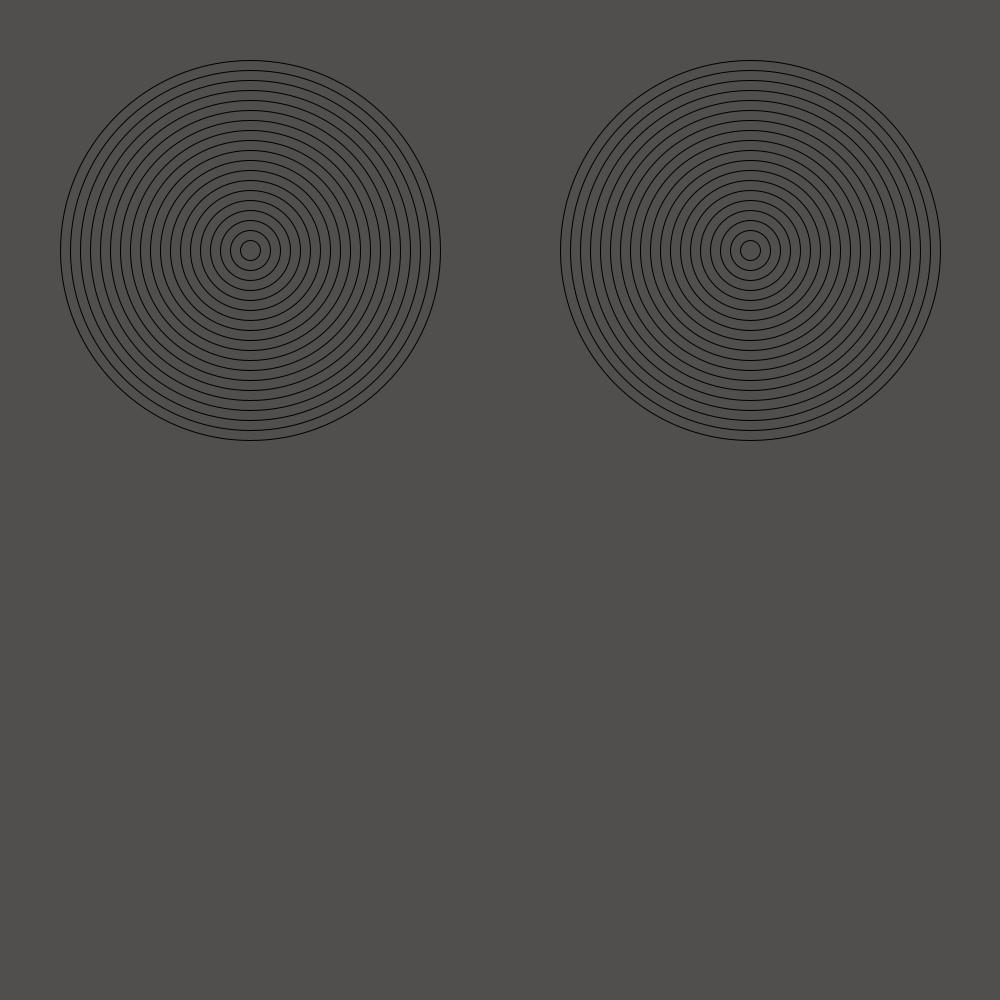
Frame 1 (no input)
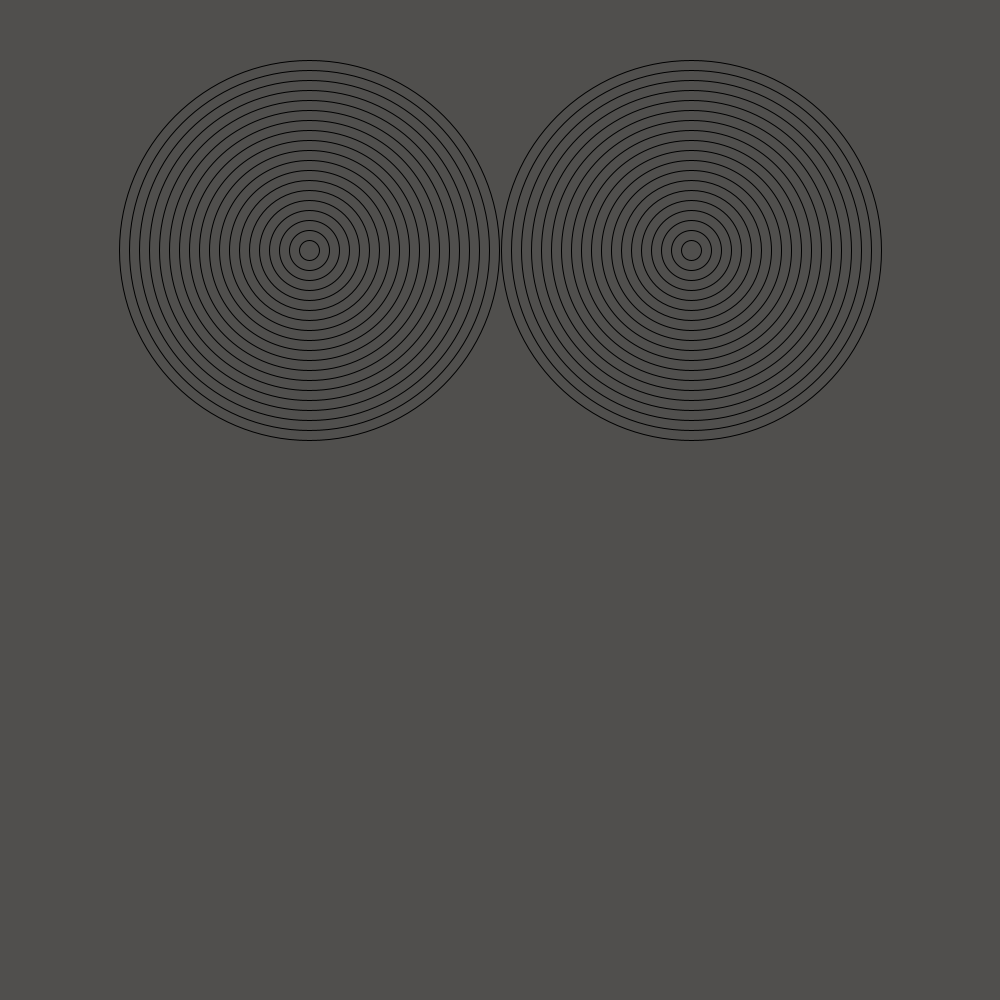
Frame 60 (the mouse pressed at the canvas centre just before this capture)
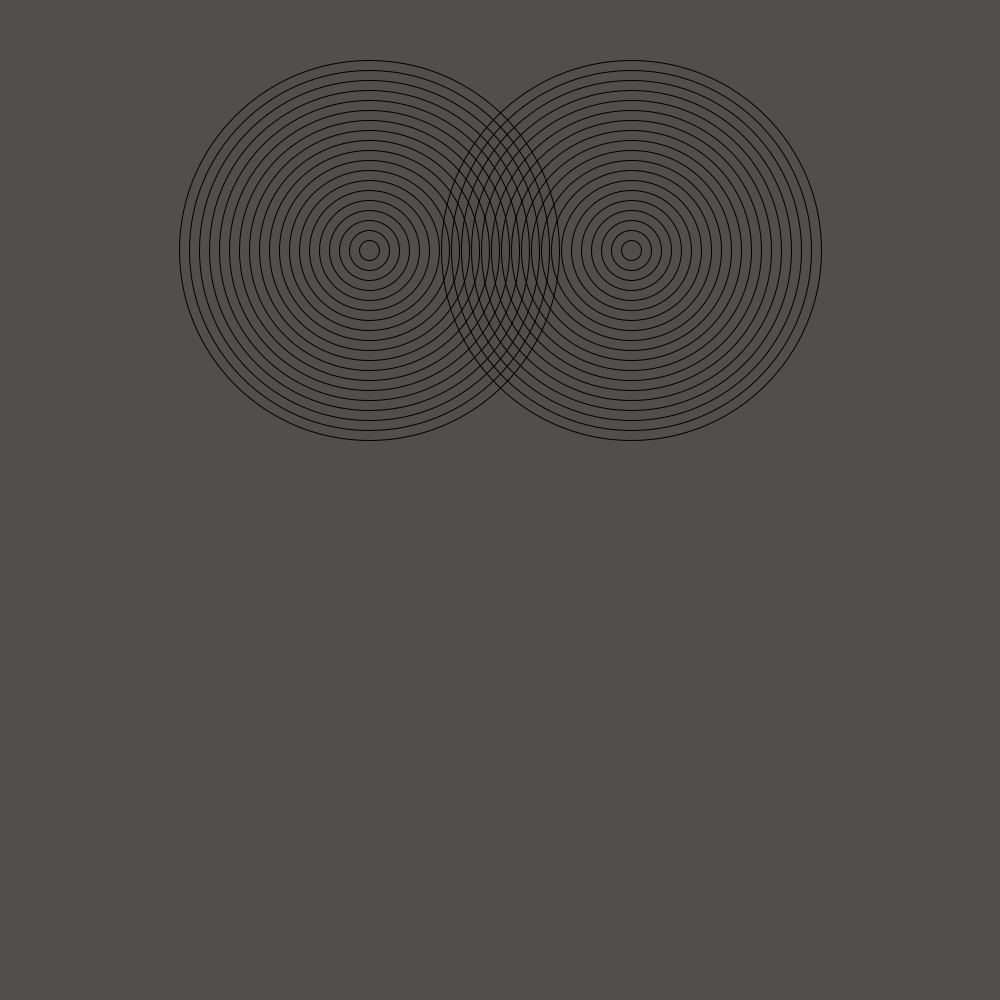
Frame 120 (the mouse held since frame 60 and released just before this capture)

The Processing sketch that drew these frames (run headless with seeded random() and noise(); from frame 60 on, the mouse is pressed at the canvas centre):

// Processing sketch: amazingRings
// ── amazingRings.pde
int x1=250;
int x2=750;
void setup(){
  size (1000,1000);
  
  
  
}

void draw(){
  background(#504F4D);
  for(int i=1;i<20;i++){
    noFill();
    ellipse(x1,250,i*20,i*20);
     }
     
     x1+=1;
     if (x2<0){
       x2=1000;
     }
  for(int i=1;i<20;i++){
    noFill();
    ellipse(x2,250,i*20,i*20);
  }
  x2-=1;
  if (x1>1000){
    x1=0;
  }
}
